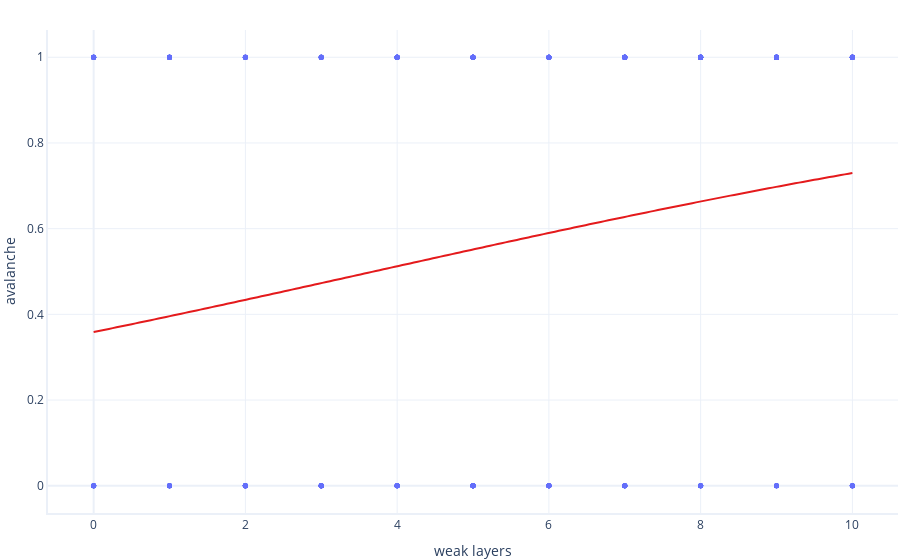

The code cell stored with this chart in its notebook:
### Markdown cell above
## Assessing model visually

For interest's sake, lets plot our model against the actual data in the test dataset

### Code cell
def predict(weak_layers):
    return model.predict(dict(weak_layers=weak_layers))

graphing.scatter_2D(test, label_x="weak_layers", label_y="avalanche", trendline=predict)
